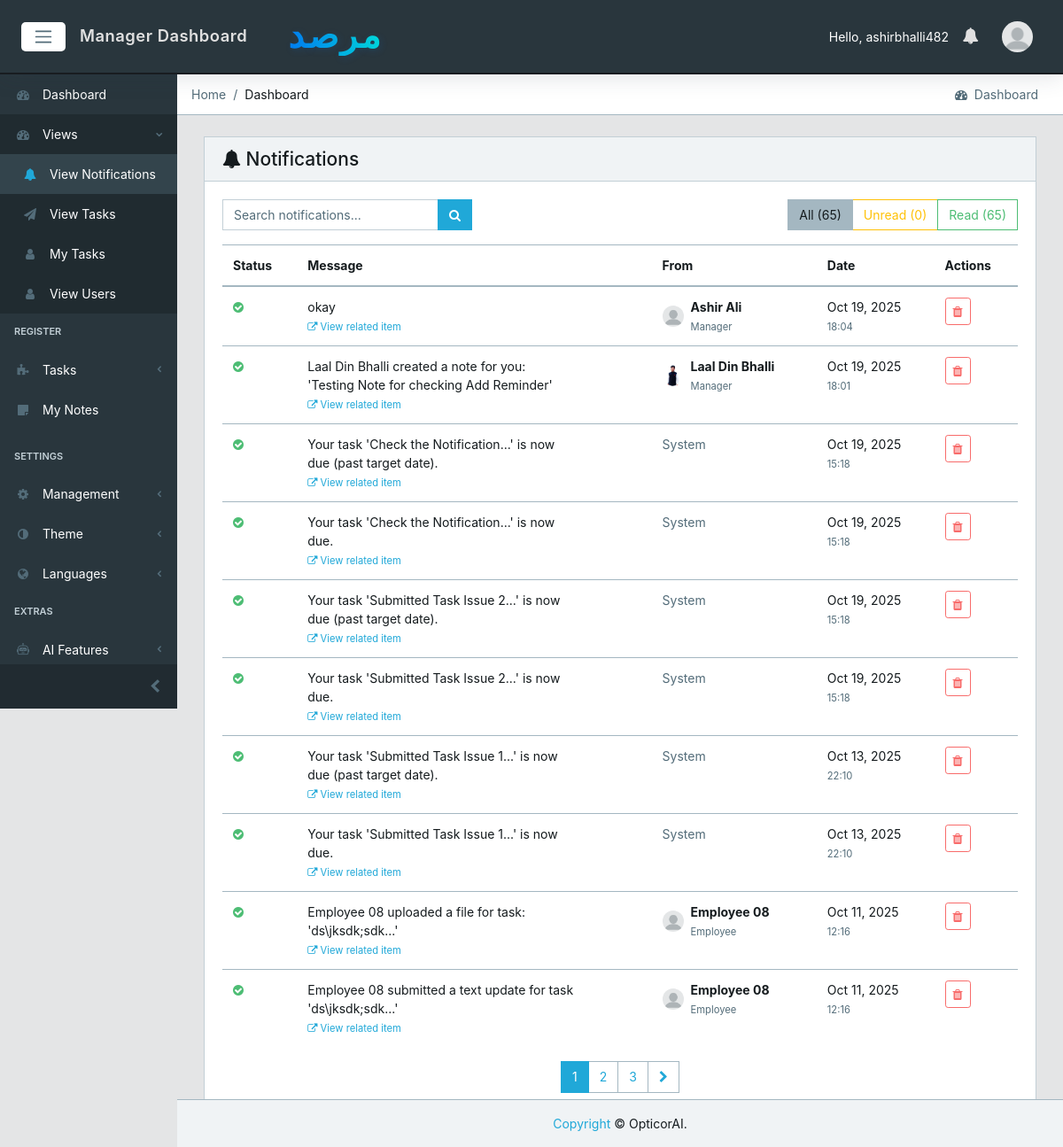
The page /notifications/ (signed in) on the database as committed earlier.
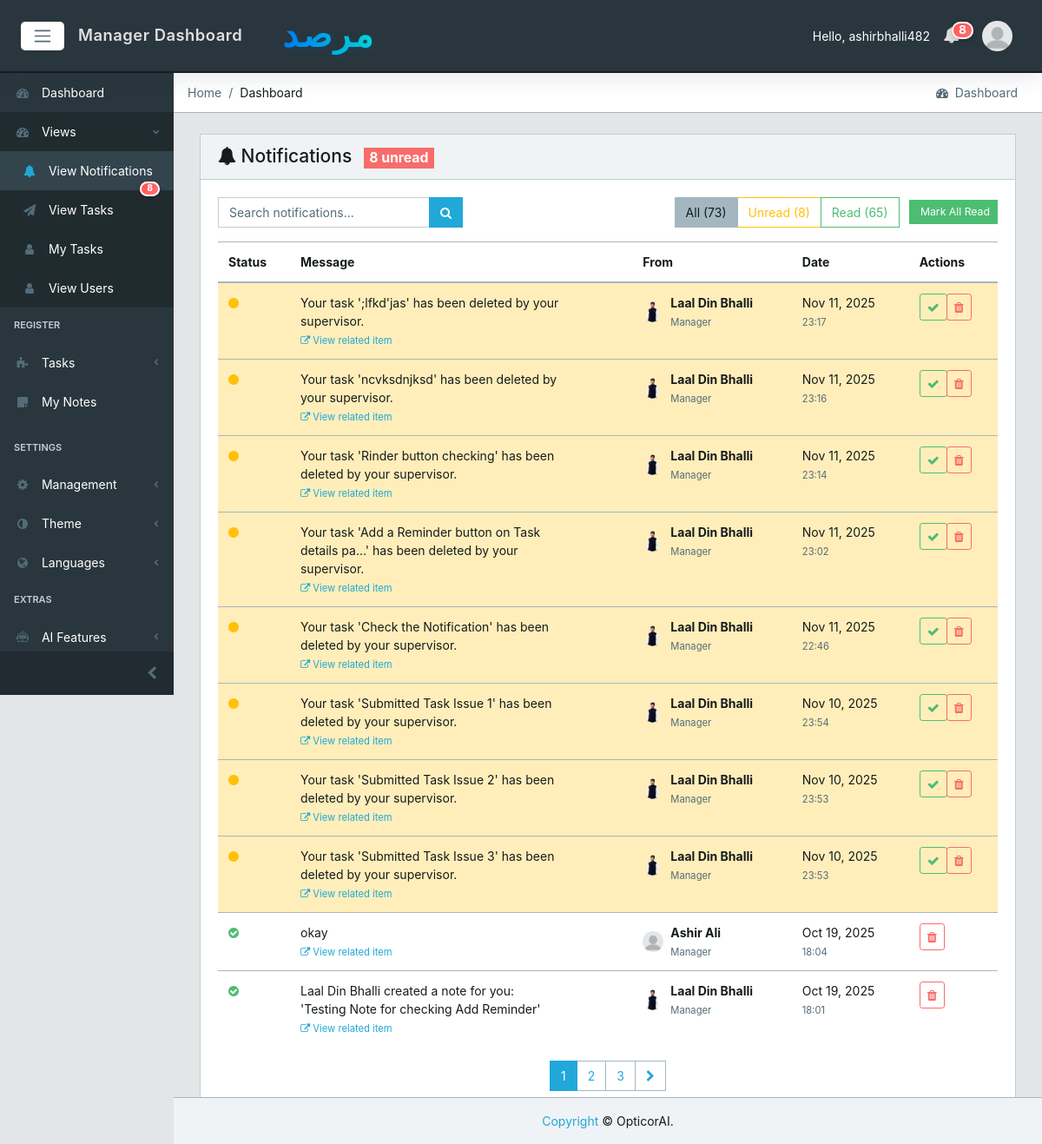
The same page on the database as committed later.
### core/models.py (models this page shows, shortened)
class Notification(models.Model):
    recipient = models.ForeignKey(CustomUser, on_delete=models.CASCADE, related_name='notifications')
    sender = models.ForeignKey(CustomUser, on_delete=models.SET_NULL, null=True, blank=True, related_name='sent_notifications')
    message = models.TextField()
    created_at = models.DateTimeField(auto_now_add=True)
    read = models.BooleanField(default=False)
    link = models.CharField(max_length=255, blank=True, null=True)
    class Meta:
        ordering = ['-created_at']
        indexes = [
            models.Index(fields=['recipient', 'read', 'created_at'], name='notif_rec_read_created_idx'),
        ]

class CustomUser(AbstractUser):
    email = models.EmailField(unique=True)  # Make email unique for authentication
    user_type = models.CharField(max_length=15, choices=USER_TYPE_CHOICES, db_index=True)
    designation = models.CharField(max_length=100, blank=True, null=True)
    created_by = models.ForeignKey('self', on_delete=models.SET_NULL, null=True, blank=True, related_name='created_users')
    created_date = models.DateField(auto_now_add=True)
    created_time = models.TimeField(auto_now_add=True)
    under_supervision = models.ForeignKey('self', on_delete=models.SET_NULL, null=True, blank=True, related_name='supervised_users')
    avatar = models.ImageField(upload_to='core/avatar', blank=True, null=True)
    @property
    def avatar_url(self):
        try:
            if self.avatar:
                url = getattr(self.avatar, 'url', None)
                if url and ('cloudinary' in url or 'res.cloudinary.com' in url):
                    return url
                avatar_path = getattr(self.avatar, 'path', None)
                if avatar_path and os.path.isfile(avatar_path) and url:
                    return url
        except Exception:
            pass
        return static('core/img/avatar/blank_profile.png')

### core/views.py (the view)
# urls.py: path('notifications/', views.NotificationsListView.as_view(), name='notifications-list'),
class NotificationsListView(LoginRequiredMixin, View):
    def get(self, request):
        user = request.user
        notifications = Notification.objects.select_related('sender').filter(recipient=user)
        read_filter = request.GET.get('filter', '')
        if read_filter == 'unread':
            notifications = notifications.filter(read=False)
        elif read_filter == 'read':
            notifications = notifications.filter(read=True)
        search_query = request.GET.get('search', '')
        if search_query:
            notifications = notifications.filter(
                Q(message__icontains=search_query) |
                Q(sender__first_name__icontains=search_query) |
                Q(sender__last_name__icontains=search_query)
            )
        paginator = Paginator(notifications, 10)
        page_number = request.GET.get('page')
        page_obj = paginator.get_page(page_number)
        total_count = Notification.objects.filter(recipient=user).count()
        unread_count = Notification.objects.filter(recipient=user, read=False).count()
        read_count = total_count - unread_count
        context = {
            'notifications': page_obj,
            'search_query': search_query,
            'read_filter': read_filter,
            'total_count': total_count,
            'unread_count': unread_count,
            'read_count': read_count,
        }
        return render(request, 'core/notifications_list.html', context)

### core/context_processors.py (called while the page is built)
def logged_user_processor(request):
    if request.user.is_authenticated:
        try:
            logged_user = CustomUser.objects.select_related('under_supervision').get(id=request.user.id)
            return {'logged_user': logged_user}
        except CustomUser.DoesNotExist:
            return {'logged_user': None}
    return {'logged_user': None}

def notifications_processor(request):
    if request.user.is_authenticated:
        cache_key = f"unread_count:{request.user.id}"
        unread_count = cache.get(cache_key)
        if unread_count is None:
            unread_count = Notification.objects.filter(recipient=request.user, read=False).count()
            cache.set(cache_key, unread_count, 15)  # short cache to keep badges fresh
        unread_notifications = (
            Notification.objects.select_related('sender')
            .filter(recipient=request.user, read=False)
            .order_by('-created_at')[:10]
        )
        return {
            'unread_notifications': unread_notifications,
            'unread_count': unread_count,
        }
    return {'unread_notifications': [], 'unread_count': 0}

### core/templates/core/notifications_list.html (shortened to what the changed rows need)
{% extends 'core/base.html' %}
{% load static %}
{% block content %}
<div class="container-fluid">
    <div class="row">
        <div class="col-12">
            <div class="card">
                <div class="card-header">
                    <h4 class="card-title mb-0">
                        <i class="fa fa-bell"></i> Notifications
                        {% if unread_count > 0 %}
                            <span class="badge badge-danger ml-2">{{ unread_count }} unread</span>
                        {% endif %}
                    </h4>
                </div>
                <div class="card-body">
                    <div class="row mb-3">
                        <div class="col-md-6 text-right">
                            <div class="btn-group" role="group">
                                <a href="{% url 'core:notifications-list' %}"
                                   class="btn btn-outline-secondary {% if not read_filter %}active{% endif %}">
                                    All ({{ total_count }})
                                </a>
                                <a href="{% url 'core:notifications-list' %}?filter=unread"
                                   class="btn btn-outline-warning {% if read_filter == 'unread' %}active{% endif %}">
                                    Unread ({{ unread_count }})
                                </a>
                                <a href="{% url 'core:notifications-list' %}?filter=read"
                                   class="btn btn-outline-success {% if read_filter == 'read' %}active{% endif %}">
                                    Read ({{ read_count }})
                                </a>
                            </div>
                            {% if unread_count > 0 %}
                                <form method="post" action="{% url 'core:mark-all-notifications-read' %}" class="d-inline ml-2">
                                    <button type="submit" class="btn btn-success btn-sm">
                                         Mark All Read
                                    </button>
                                </form>
                            {% endif %}
                        </div>
                    </div>
                    {% if notifications %}
                        <div class="table-responsive">
                            <table class="table table-hover">
                                <thead>
                                    <tr>
                                        <th>Status</th>
                                        <th>Message</th>
                                        <th>From</th>
                                        <th>Date</th>
                                        <th>Actions</th>
                                    </tr>
                                </thead>
                                <tbody>
                                    {% for notification in notifications %}
                                    <tr class="{% if not notification.read %}table-warning{% endif %}">
                                        <td>
                                            {% if notification.read %}
                                                <i class="fa fa-check-circle text-success" title="Read"></i>
                                            {% else %}
                                                <i class="fa fa-circle text-warning" title="Unread"></i>
                                            {% endif %}
                                        </td>
                                        <td>
                                            <div class="notification-message">
                                                {{ notification.message }}
                                                {% if notification.link %}
                                                    <br>
                                                    <small class="text-muted">
                                                        <a href="{{ notification.link }}" class="text-primary">
                                                            <i class="fa fa-external-link"></i> View related item
                                                        </a>
                                                    </small>
                                                {% endif %}
                                            </div>
                                        </td>
                                        <td>
                                            {% if notification.sender %}
                                                <div class="d-flex align-items-center">
                                                    <img src="{{ notification.sender.avatar_url }}"
                                                         class="img-avatar img-avatar-sm mr-2"
                                                         alt="{{ notification.sender.get_full_name }}">
                                                    <div>
                                                        <div class="font-weight-bold" data-i18n-skip>{{ notification.sender.get_full_name }}</div>
                                                        <small class="text-muted">{{ notification.sender.user_type|title }}</small>
                                                    </div>
                                                </div>
                                            {% else %}
                                                <span class="text-muted">System</span>
                                            {% endif %}
                                        </td>
                                        <td>
                                            <div class="text-nowrap">
                                                <div>{{ notification.created_at|date:'M d, Y' }}</div>
                                                <small class="text-muted">{{ notification.created_at|time:'H:i' }}</small>
                                            </div>
                                        </td>
                                        <td>
                                            <div class="btn-group btn-group-sm" role="group">
                                                {% if not notification.read %}
                                                    <button type="button" class="btn btn-outline-success mark-read-btn"
                                                            data-notification-id="{{ notification.id }}"
                                                            title="Mark as read">
                                                        <i class="fa fa-check"></i>
                                                    </button>
                                                {% endif %}
                                                <button type="button" class="btn btn-outline-danger delete-notification-btn"
                                                        data-notification-id="{{ notification.id }}"
                                                        title="Delete notification">
                                                    <i class="fa fa-trash"></i>
                                                </button>
                                            </div>
                                        </td>
                                    </tr>
                                    {% endfor %}
                                </tbody>
                            </table>
                        </div>
                        {% if notifications.has_other_pages %}
                            <nav aria-label="Notifications pagination">
                                <ul class="pagination justify-content-center">
                                    {% for num in notifications.paginator.page_range %}
                                        {% if notifications.number == num %}
                                            <li class="page-item active">
                                                <span class="page-link">{{ num }}</span>
                                            </li>
                                        {% elif num > notifications.number|add:'-3' and num < notifications.number|add:'3' %}
                                            <li class="page-item">
                                                <a class="page-link" href="?page={{ num }}{% if search_query %}&search={{ search_query }}{% endif %}{% if read_filter %}&filter={{ read_filter }}{% endif %}">{{ num }}</a>
                                            </li>
                                        {% endif %}
                                    {% endfor %}
                                </ul>
                            </nav>
                        {% endif %}
                    {% endif %}
                </div>
            </div>
        </div>
    </div>
</div>
{% endblock %}

### core/templates/core/base.html (shortened to what the changed rows need)
{% load static %}
<!DOCTYPE html>
<html lang="en">
<head>
  <link href="{% static 'core/css/font-awesome.min.css' %}" rel="stylesheet">
  <link href="{% static 'core/css/simple-line-icons.min.css' %}" rel="stylesheet">
  <link href="{% static 'core/css/estilo.css' %}" rel="stylesheet">
  <link href="{% static 'core/css/style.css' %}" rel="stylesheet">
  <link href="{% static 'core/css/theme-toggle.css' %}" rel="stylesheet">
  {% get_static_prefix as STATIC_PREFIX %}
</head>
{% block body %}
<body class="app header-fixed sidebar-fixed aside-menu-fixed aside-menu-hidden">
  <header class="app-header navbar">
    <div class="brand-gui d-none d-md-inline">
      <a href="{% url 'core:dashboard' %}"><h1 class="company-name">مرصد</h1></a>
    </div>
    <ul class="nav navbar-nav ml-auto">
      <li class="nav-item dropdown">
        <a class="nav-link" data-toggle="dropdown" href="#" role="button" aria-haspopup="true" aria-expanded="false">
          <i class="fa fa-bell"></i>
          {% if unread_count and unread_count > 0 %}
            <span class="badge badge-pill badge-notify">{{ unread_count }}</span>
          {% endif %}
        </a>
      </li>
    </ul>
  </header>
  <div class="app-body">
    <div class="sidebar">
      <nav class="sidebar-nav">
        <ul class="nav">
          <li class="nav-item nav-dropdown">
            <ul class="nav-dropdown-items">
              <li class="nav-item">
                <a class="nav-link" href="{% url 'core:notifications-list' %}">
                  <i class="fa fa-bell ml-2"></i> <span data-i18n="nav.view_notifications">View Notifications</span>
                  {% if unread_count and unread_count > 0 %}
                    <span class="badge badge-pill badge-notify ml-2">{{ unread_count }}</span>
                  {% endif %}
                </a>
              </li>
            </ul>
          </li>
        </ul>
      </nav>
    </div>
    <main class="main">
{% block content %}
{% endblock %}
    </main>
  </div>
</body>
{% endblock body %}
</html>

Rows that differ between the two databases and show on the page:
no longer on this page (row unchanged): Notification: read True (drawn), message "Your task 'Check the Notification...' is now due (past target date).", shows "System", created_at "Oct 19, 2025", created_at "15:18"
no longer on this page (row unchanged): Notification: read True (drawn), message "Your task 'Check the Notification...' is now due.", shows "System", created_at "Oct 19, 2025", created_at "15:18"
no longer on this page (row unchanged): Notification: read True (drawn), message "Your task 'Submitted Task Issue 2...' is now due (past target date).", shows "System", created_at "Oct 19, 2025", created_at "15:18"
no longer on this page (row unchanged): Notification: read True (drawn), message "Your task 'Submitted Task Issue 2...' is now due.", shows "System", created_at "Oct 19, 2025", created_at "15:18"
no longer on this page (row unchanged): Notification: read True (drawn), message "Your task 'Submitted Task Issue 1...' is now due (past target date).", shows "System", created_at "Oct 13, 2025", created_at "22:10"
no longer on this page (row unchanged): Notification: read True (drawn), message "Your task 'Submitted Task Issue 1...' is now due.", shows "System", created_at "Oct 13, 2025", created_at "22:10"
no longer on this page (row unchanged): Notification: read True (drawn), message "Employee 08 uploaded a file for task: 'ds\\jksdk;sdk...'", sender.get_full_name "Employee 08", sender.user_type "Employee", created_at "Oct 11, 2025", created_at "12:16"
no longer on this page (row unchanged): Notification: read True (drawn), message "Employee 08 submitted a text update for task 'ds\\jksdk;sdk...'", sender.get_full_name "Employee 08", sender.user_type "Employee", created_at "Oct 11, 2025", created_at "12:16"
added Notification: read False (drawn), message "Your task ';lfkd'jas' has been deleted by your supervisor.", sender.avatar_url (picture), sender.get_full_name "Laal Din Bhalli", sender.user_type "Manager", created_at "Nov 11, 2025", created_at "23:17"
added Notification: read False (drawn), message "Your task 'ncvksdnjksd' has been deleted by your supervisor.", sender.avatar_url (picture), sender.get_full_name "Laal Din Bhalli", sender.user_type "Manager", created_at "Nov 11, 2025", created_at "23:16"
added Notification: read False (drawn), message "Your task 'Rinder button checking' has been deleted by your supervisor.", sender.avatar_url (picture), sender.get_full_name "Laal Din Bhalli", sender.user_type "Manager", created_at "Nov 11, 2025", created_at "23:14"
added Notification: read False (drawn), message "Your task 'Add a Reminder button on Task details pa...' has been deleted by your supervisor.", sender.avatar_url (picture), sender.get_full_name "Laal Din Bhalli", sender.user_type "Manager", created_at "Nov 11, 2025", created_at "23:02"
added Notification: read False (drawn), message "Your task 'Check the Notification' has been deleted by your supervisor.", sender.avatar_url (picture), sender.get_full_name "Laal Din Bhalli", sender.user_type "Manager", created_at "Nov 11, 2025", created_at "22:46"
added Notification: read False (drawn), message "Your task 'Submitted Task Issue 1' has been deleted by your supervisor.", sender.avatar_url (picture), sender.get_full_name "Laal Din Bhalli", sender.user_type "Manager", created_at "Nov 10, 2025", created_at "23:54"
added Notification: read False (drawn), message "Your task 'Submitted Task Issue 2' has been deleted by your supervisor.", sender.avatar_url (picture), sender.get_full_name "Laal Din Bhalli", sender.user_type "Manager", created_at "Nov 10, 2025", created_at "23:53"
added Notification: read False (drawn), message "Your task 'Submitted Task Issue 3' has been deleted by your supervisor.", sender.avatar_url (picture), sender.get_full_name "Laal Din Bhalli", sender.user_type "Manager", created_at "Nov 10, 2025", created_at "23:53"
Other text that changed with them:
{{ unread_count }}: (not shown) → "8"
{{ total_count }}: "65" → "73"
{{ unread_count }}: "0" → "8"
text now shown: "unread Mark All Read"
